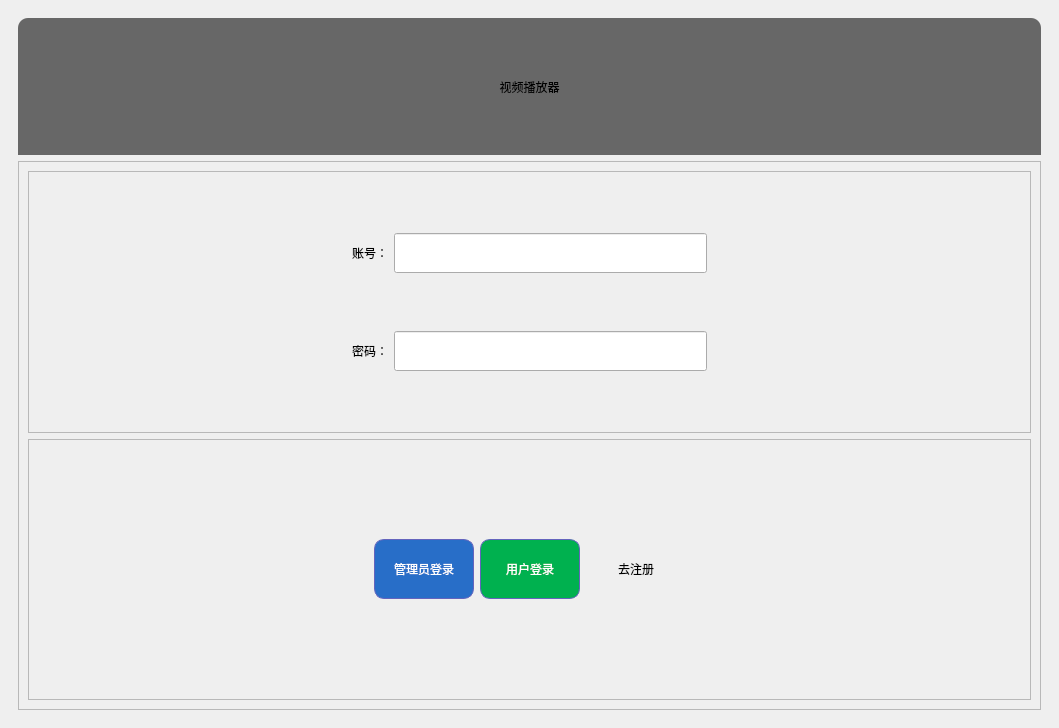
<?xml version="1.0" encoding="UTF-8"?>
<ui version="4.0">
 <class>login</class>
 <widget class="QWidget" name="login">
  <property name="geometry">
   <rect>
    <x>0</x>
    <y>0</y>
    <width>1059</width>
    <height>728</height>
   </rect>
  </property>
  <property name="windowTitle">
   <string>Form</string>
  </property>
  <property name="styleSheet">
   <string notr="true"/>
  </property>
  <layout class="QVBoxLayout" name="verticalLayout" stretch="2,8">
   <property name="leftMargin">
    <number>18</number>
   </property>
   <property name="topMargin">
    <number>18</number>
   </property>
   <property name="rightMargin">
    <number>18</number>
   </property>
   <property name="bottomMargin">
    <number>18</number>
   </property>
   <item>
    <widget class="QLabel" name="label">
     <property name="styleSheet">
      <string notr="true">
font: 57 18pt &quot;阿里妈妈方圆体 VF Medium&quot;;
background-color: #676767;
border-top-left-radius: 10px;
border-top-right-radius: 10px;</string>
     </property>
     <property name="text">
      <string>视频播放器</string>
     </property>
     <property name="alignment">
      <set>Qt::AlignCenter</set>
     </property>
    </widget>
   </item>
   <item>
    <widget class="QFrame" name="frame_3">
     <property name="styleSheet">
      <string notr="true">.QFrame{border-image: url(:/new/prefix1/sources_img/image_71.png);}
</string>
     </property>
     <property name="frameShape">
      <enum>QFrame::StyledPanel</enum>
     </property>
     <property name="frameShadow">
      <enum>QFrame::Raised</enum>
     </property>
     <layout class="QVBoxLayout" name="verticalLayout_2">
      <item>
       <widget class="QFrame" name="frame_2">
        <property name="frameShape">
         <enum>QFrame::StyledPanel</enum>
        </property>
        <property name="frameShadow">
         <enum>QFrame::Raised</enum>
        </property>
        <layout class="QGridLayout" name="gridLayout">
         <item row="1" column="2">
          <widget class="QLineEdit" name="lineEdit_2">
           <property name="minimumSize">
            <size>
             <width>280</width>
             <height>40</height>
            </size>
           </property>
           <property name="echoMode">
            <enum>QLineEdit::Password</enum>
           </property>
          </widget>
         </item>
         <item row="0" column="1">
          <widget class="QLabel" name="label_2">
           <property name="styleSheet">
            <string notr="true">font: 12 12pt &quot;阿里妈妈方圆体 VF Thin&quot;;</string>
           </property>
           <property name="text">
            <string>账号：</string>
           </property>
           <property name="alignment">
            <set>Qt::AlignCenter</set>
           </property>
          </widget>
         </item>
         <item row="0" column="0">
          <spacer name="horizontalSpacer_3">
           <property name="orientation">
            <enum>Qt::Horizontal</enum>
           </property>
           <property name="sizeHint" stdset="0">
            <size>
             <width>40</width>
             <height>20</height>
            </size>
           </property>
          </spacer>
         </item>
         <item row="0" column="2">
          <widget class="QLineEdit" name="lineEdit">
           <property name="minimumSize">
            <size>
             <width>280</width>
             <height>40</height>
            </size>
           </property>
          </widget>
         </item>
         <item row="1" column="1">
          <widget class="QLabel" name="label_3">
           <property name="styleSheet">
            <string notr="true">font: 12 12pt &quot;阿里妈妈方圆体 VF Thin&quot;;</string>
           </property>
           <property name="text">
            <string>密码：</string>
           </property>
           <property name="alignment">
            <set>Qt::AlignCenter</set>
           </property>
          </widget>
         </item>
         <item row="0" column="3">
          <spacer name="horizontalSpacer_4">
           <property name="orientation">
            <enum>Qt::Horizontal</enum>
           </property>
           <property name="sizeHint" stdset="0">
            <size>
             <width>40</width>
             <height>20</height>
            </size>
           </property>
          </spacer>
         </item>
        </layout>
       </widget>
      </item>
      <item>
       <widget class="QFrame" name="frame">
        <property name="frameShape">
         <enum>QFrame::StyledPanel</enum>
        </property>
        <property name="frameShadow">
         <enum>QFrame::Raised</enum>
        </property>
        <layout class="QHBoxLayout" name="horizontalLayout">
         <item>
          <spacer name="horizontalSpacer">
           <property name="orientation">
            <enum>Qt::Horizontal</enum>
           </property>
           <property name="sizeHint" stdset="0">
            <size>
             <width>40</width>
             <height>20</height>
            </size>
           </property>
          </spacer>
         </item>
         <item>
          <widget class="QPushButton" name="managerBtn">
           <property name="minimumSize">
            <size>
             <width>100</width>
             <height>60</height>
            </size>
           </property>
           <property name="maximumSize">
            <size>
             <width>100</width>
             <height>60</height>
            </size>
           </property>
           <property name="styleSheet">
            <string notr="true">.QPushButton{
	font: 63 12pt &quot;阿里妈妈方圆体 VF SemiBold&quot;;
border-radius: 10px;
	background-color: #286ec8;
	color: rgb(255, 255, 255);
border:1px solid rgb(100, 100,189)
}</string>
           </property>
           <property name="text">
            <string>管理员登录</string>
           </property>
          </widget>
         </item>
         <item>
          <widget class="QPushButton" name="loginBtn">
           <property name="minimumSize">
            <size>
             <width>100</width>
             <height>60</height>
            </size>
           </property>
           <property name="maximumSize">
            <size>
             <width>100</width>
             <height>60</height>
            </size>
           </property>
           <property name="styleSheet">
            <string notr="true">.QPushButton{
	font: 63 12pt &quot;阿里妈妈方圆体 VF SemiBold&quot;;
border-radius: 10px;
	background-color: #00B14F;
	color: rgb(255, 255, 255);
border:1px solid rgb(100, 100,189)
}</string>
           </property>
           <property name="text">
            <string>用户登录</string>
           </property>
          </widget>
         </item>
         <item>
          <widget class="QPushButton" name="enrollBtn">
           <property name="minimumSize">
            <size>
             <width>100</width>
             <height>50</height>
            </size>
           </property>
           <property name="maximumSize">
            <size>
             <width>16777215</width>
             <height>16777215</height>
            </size>
           </property>
           <property name="styleSheet">
            <string notr="true">.QPushButton{
	font: 63 12pt &quot;阿里妈妈方圆体 VF SemiBold&quot;;
	color: rgb(0, 0, 0);
border:none;
}</string>
           </property>
           <property name="text">
            <string>去注册</string>
           </property>
          </widget>
         </item>
         <item>
          <spacer name="horizontalSpacer_2">
           <property name="orientation">
            <enum>Qt::Horizontal</enum>
           </property>
           <property name="sizeHint" stdset="0">
            <size>
             <width>40</width>
             <height>20</height>
            </size>
           </property>
          </spacer>
         </item>
        </layout>
       </widget>
      </item>
     </layout>
    </widget>
   </item>
  </layout>
 </widget>
 <resources/>
 <connections/>
</ui>
